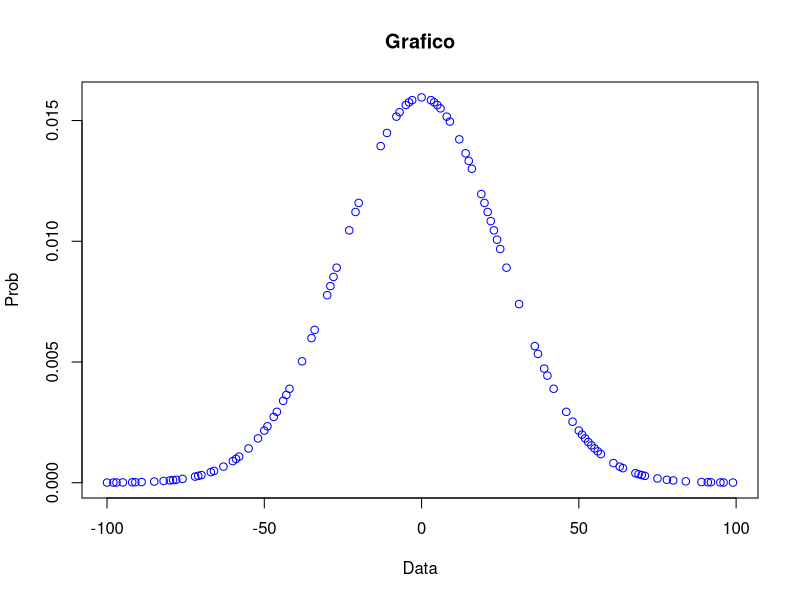

Reproduce this figure in R.
"Write a R program to create bell curve of a random normal distribution"

x <- sample(-100:100,100)

y <- dnorm(x, mean = 0, sd = 25)

plot(x,y,col="blue",xlab="Data",ylab="Prob",main="Grafico")
